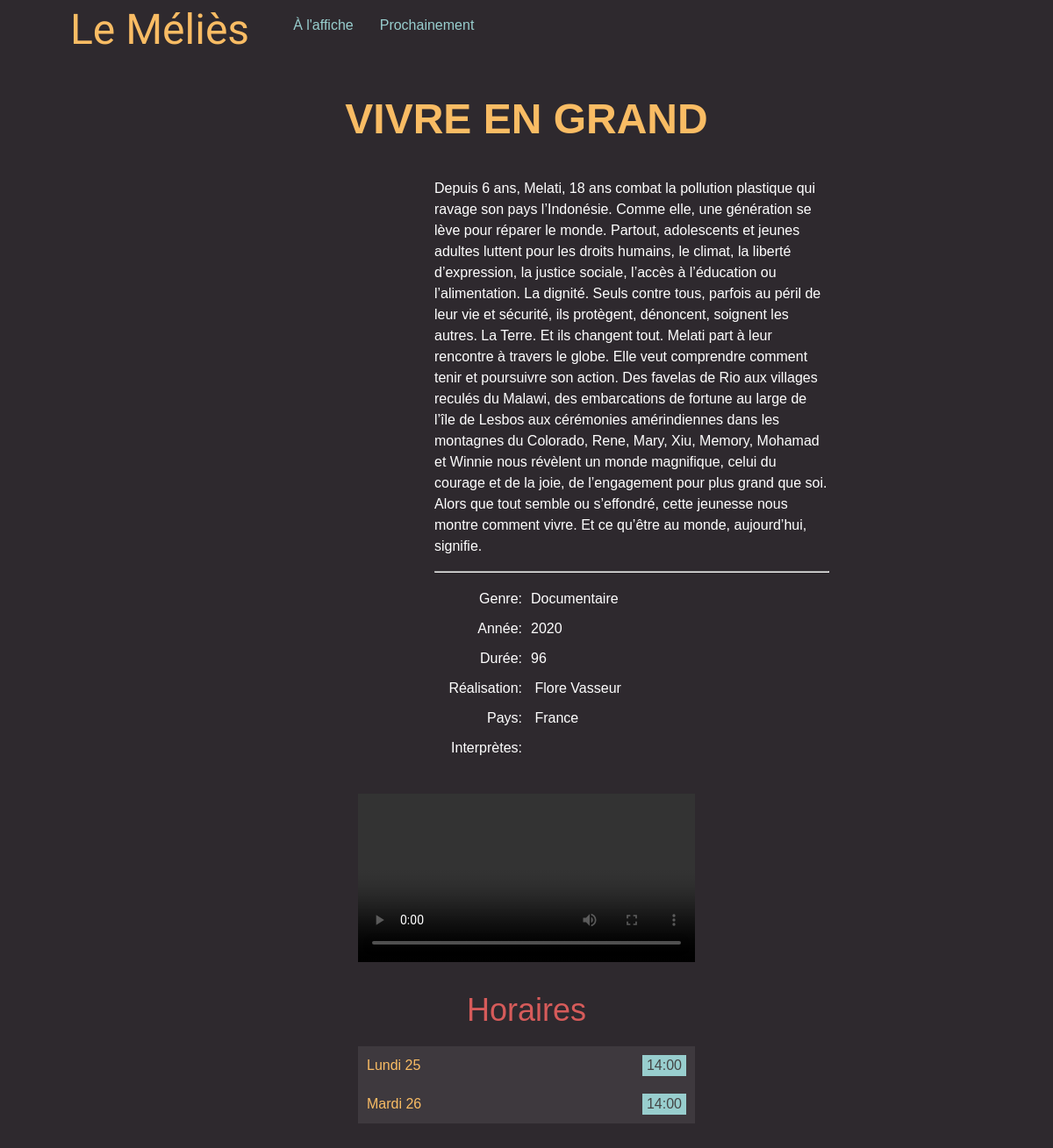
The app's page /film.php?film_id=5 with its own data.
### tables this page shows
CREATE TABLE `film` (
  `film_id` int(10) UNSIGNED NOT NULL,
  `film_titre` varchar(255) NOT NULL,
  `film_duree` smallint(5) UNSIGNED NOT NULL,
  `film_annee_sortie` smallint(5) UNSIGNED NOT NULL,
  `film_resume` text NOT NULL,
  `film_affiche` varchar(255) NOT NULL,
  `film_bande_annonce` varchar(255) NOT NULL DEFAULT '',
  `film_statut` tinyint(3) UNSIGNED NOT NULL DEFAULT 0,
  `film_genre_id` tinyint(3) UNSIGNED NOT NULL
);

CREATE TABLE `genre` (
  `genre_id` tinyint(3) UNSIGNED NOT NULL,
  `genre_nom` varchar(255) NOT NULL
);

CREATE TABLE `film_realisateur` (
  `f_r_film_id` int(10) UNSIGNED NOT NULL,
  `f_r_realisateur_id` int(10) UNSIGNED NOT NULL
);

CREATE TABLE `realisateur` (
  `realisateur_id` int(10) UNSIGNED NOT NULL,
  `realisateur_nom` varchar(255) NOT NULL,
  `realisateur_prenom` varchar(255) DEFAULT ''
);

CREATE TABLE `film_pays` (
  `f_p_film_id` int(10) UNSIGNED NOT NULL,
  `f_p_pays_id` int(10) UNSIGNED NOT NULL
);

CREATE TABLE `pays` (
  `pays_id` int(10) UNSIGNED NOT NULL,
  `pays_nom` varchar(255) NOT NULL
);

CREATE TABLE `seance` (
  `seance_film_id` int(10) UNSIGNED NOT NULL,
  `seance_salle_numero` tinyint(3) UNSIGNED NOT NULL,
  `seance_date` date NOT NULL,
  `seance_heure` time NOT NULL
);

### lib/RequetesSQL.class.php (called while the page is built, shortened)
<?php
class RequetesSQL extends RequetesPDO {
  public function getFilm($film_id)
  {
    $this->sql = "
      SELECT f.*, g.*
      FROM film f
      JOIN genre g ON f.film_genre_id = g.genre_id
      JOIN film_pays fp ON fp.f_p_film_id = f.film_id
      JOIN pays p ON p.pays_id = fp.f_p_pays_id
        WHERE f.film_id = :film_id
    ";
    $this->params = ['film_id' => $film_id];
    return $this->getLignes();
  }
  public function getRealisateur($film_id)
  {
    $this->sql    = "
      SELECT * FROM realisateur
      JOIN film_realisateur on f_r_realisateur_id = realisateur_id
      JOIN film on f_r_film_id = film_id
      WHERE film_id = :film_id";
    $this->params = ['film_id' => $film_id];
    return $this->getLignes(self::UNE_SEULE_LIGNE);
  }
  public function getPays($film_id)
  {
    $this->sql    = "
      SELECT * FROM pays
      JOIN film_pays on pays_id = f_p_pays_id
      JOIN film on f_p_film_id = film_id
      WHERE film_id = :film_id";
    $this->params = ['film_id' => $film_id];
    return $this->getLignes();
  }
  public function getHoraires($film_id)
  {
    $this->sql    = "
      SELECT * FROM seance
      WHERE seance_film_id = :film_id";
    $this->params = ['film_id' => $film_id];
    return $this->getLignes();
  }
}

### lib/RequetesPDO.class.php (called while the page is built, shortened)
<?php
class RequetesPDO {
  protected $sql;
  protected $params;
  public function getLignes($uneSeuleLigne = false) {
    global $oPDO;
    $oPDOStatement = $oPDO->prepare($this->sql);
    foreach ($this->params as $marqueur => $valeur) {
      $oPDOStatement->bindParam(":$marqueur", $this->params[$marqueur]);
    }
    $oPDOStatement->execute();
    return $uneSeuleLigne ? $oPDOStatement->fetch(PDO::FETCH_ASSOC) : $oPDOStatement->fetchAll(PDO::FETCH_ASSOC);
  }
}

### film.php (the view, shortened to what this page needs)
<?php
try {
  $requetesSQL = new RequetesSQL();
  $film_id = $_GET['film_id'];
  $filmSQL = $requetesSQL->getFilm($film_id);
  $film = reset($filmSQL);
  $realisateur = $requetesSQL->getRealisateur($film_id);
  $horaires = $requetesSQL->getHoraires($film_id);
  $pays = $requetesSQL->getPays($film_id);
} catch(Exception $e) {
  require 'templates/erreur.php';
  exit;
}
?>
<!DOCTYPE html>
<html lang="fr">
<head>
  <link rel="stylesheet" type="text/css" href="css/styles.css?v=1.1">
</head>
<body>
  <header>
    <div id="logo">Le Méliès</div>
    <nav>
      <ul>
        <li><a href="index.php">À l'affiche</a></li>
        <li><a href="prochainement.php">Prochainement</a></li>
      </ul>
    </nav>
  </header>
  <main>
  <section>
  <h1><?= $film['film_titre'] ?></h1>
  <div>
    <div class="info">
      <p><?= $film['film_resume']; ?></p>
      <hr>
      <ul>
        <li><span>Genre:</span><span><?= $film['genre_nom']; ?></span></li>
        <li><span>Année:</span><span><?= $film['film_annee_sortie']; ?></span></li>
        <li><span>Durée:</span><span><?= $film['film_duree']; ?></span></li>
        <li><span>Réalisation:</span>
          <span>
            <?= $realisateur['realisateur_prenom']; ?> <?= $realisateur['realisateur_nom']; ?>
          </span>
        </li>
        <li><span>Pays:</span>
        <?php foreach ($pays as $pays) : ?>
          <span>
          <?= $pays['pays_nom']; ?>
          </span>
        <?php endforeach; ?>
        </li>
        <li><span>Interprètes:</span><span>
            </span></li>
      </ul>
    </div>
    <div class="ba">
      <video src="<?= $film["film_bande_annonce"]; ?>" controls></video>
      <section>
        <h2>Horaires</h2>
        <div id="horaires">
       <?php
        $seances_dates = [];
        foreach($horaires as $horaire){
          $seance_date = $horaire['seance_date'];
          $seance_heure = $horaire['seance_heure'];
          if (isset($seances_dates[$seance_date])) {
            $seances_dates[$seance_date][] = $seance_heure;
        } else {
            $seances_dates[$seance_date] = array($seance_heure);
        }
        }
       ?>
        <?php foreach ($seances_dates as $seance_date => $seance_heure) : ?>
          <div class="jour">
          <?php
            $date = $seance_date;
            $jourSemaine = date("l", strtotime($date));
            $jourNumerique =  date("d", strtotime($date));
            switch ($jourSemaine) {
              case "Monday":
                  $jourSemaine = "Lundi";
                  break;
              case "Tuesday":
                  $jourSemaine = "Mardi";
                  break;
          }
          ?>
          <?= $jourSemaine; ?>
          <?= $jourNumerique?>
          </div>
          <div class="heures">
            <?php foreach ($seance_heure as $heureBase) : ?>
              <?php
              $heure = substr($heureBase, 0, 5);
              ?>
              <div> <?= $heure; ?></div>
            <?php endforeach; ?>
          </div>
        <?php endforeach; ?>
        </div>
      </section>
    </div>
  </div>
</section>
  </main>
</body>
</html>

### css/styles.css (style rules this page uses)
html, body, h1, h2, p, ul, li { padding: 0; margin: 0; font-size: 16px; }
body { width: 90%; min-width: 960px; margin: 0 auto; font-family: 'Trebuchet MS', sans-serif; background-color: #2E292E; color: #fff; }
a { text-decoration: none; }
ul { list-style: none; }
header { display: flex; }
#logo { padding: 0 20px; line-height: 68px; font-size: 48px; font-family: 'Sansita Swashed', cursive; color: #f9bc64; }
header ul { display: flex; }
header ul a { margin: 20px 0 0 30px; color: #98cece; display: inline-block; }
main > section > h1 { margin: 40px 0; text-align: center; font-size: 48px; color: #f9bc64; }
main > section > div { display: flex; flex-direction: row; flex-wrap: wrap; justify-content: center; align-items: flex-start; }
section > div > div { padding: 0 20px 40px 20px; }
div.info { width: 450px; }
div.info p { margin: 0 0 16px 0; line-height: 1.5; }
div.info li { line-height: 1.5; }
div.info li span { display: inline-block; padding-top: 10px; }
div.info li span:first-of-type { width: 100px; text-align: right; }
div.info li span:last-of-type { padding-left: 10px; vertical-align: top; }
div.ba { width: 384px; }
div.ba video { margin-bottom: 30px; width: 100%; }
div.ba h2 { margin-bottom: 20px; text-align: center; font-size: 36px; font-weight:normal; color: #d65b5a; }
#horaires { display: flex; flex-wrap: wrap; justify-content:space-between; background-color:#3E393E; }
#horaires .jour { box-sizing: border-box; padding: 10px 20px 10px 10px; line-height: 24px; width: 130px; color:#f9bc64; }
#horaires .heures { display: flex; flex-wrap: wrap; justify-content: end; row-gap: 8px; box-sizing: border-box; padding: 10px 10px 10px 0; width: calc(100% - 130px); }
#horaires .heures div { margin-left: 8px; padding: 0 5px; line-height: 24px; color: #444; background-color: #98cece; }

### records on screen
film: film_titre "VIVRE EN GRAND", film_resume "Depuis 6 ans, Melati, 18 ans combat la pollution plastique qui ravage son pays l’Indonésie. Comme elle, une génération se lève pour réparer le monde. Partout, adolescents et jeunes adultes luttent pour les droits humains, le climat, la liberté d’expression, la justice sociale, l’accès à l’éducation ou l’alimentation. La dignité. Seuls contre tous, parfois au péril de leur vie et sécurité, ils protègent, dénoncent, soignent les autres. La Terre. Et ils changent tout. Melati part à leur rencontre à travers le globe. Elle veut comprendre comment tenir et poursuivre son action. Des favelas de Rio aux villages reculés du Malawi, des embarcations de fortune au large de l’île de Lesbos aux…", film_genre.genre_nom "Documentaire", film_annee_sortie "2020", film_duree "96"
film_realisateur: f_r_realisateur.realisateur_prenom "Flore", f_r_realisateur.realisateur_nom "Vasseur"
film_pays: f_p_pays.pays_nom "France"
seance: seance_date "Mardi", seance_date "26", heure "14:00"

### other values on screen
$jourSemaine "Lundi"
$jourNumerique "25"
$heure "14:00"
